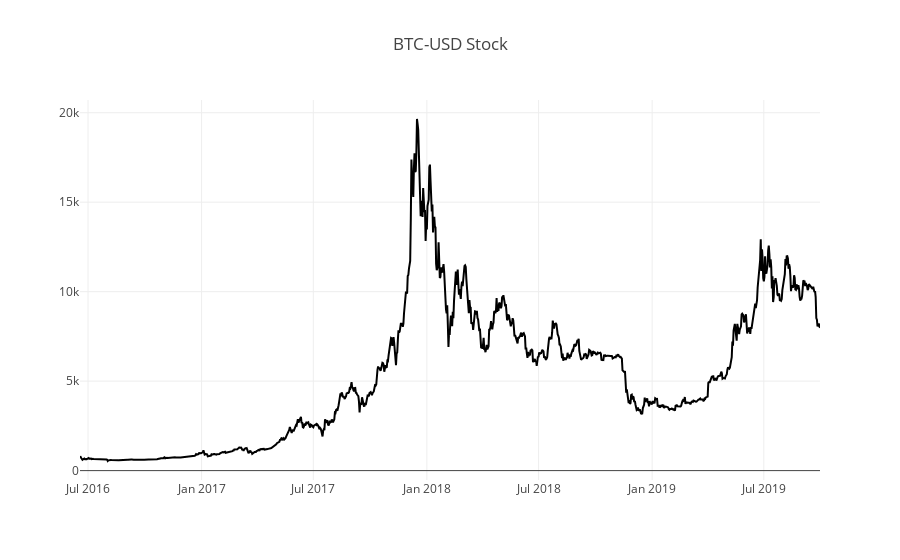

Write notebook code for a chart like this one.
### Markdown cell above
### Stock Example
Let's see what a single stock looks like from the closing prices. For this example and future display examples in this project, we'll use Apple's stock (AAPL). If we tried to graph all the stocks, it would be too much information.

### Code cell
project_helper.plot_stock(close[apple_ticker], '{} Stock'.format(apple_ticker))

### Figure 1 — Plotly figure (JSON) as saved in the notebook; plotly's stock layout.template omitted (floating-point values rounded to 4 significant figures; data arrays with more than 128 entries replaced by an {"elided": "..."} marker saying what was removed)
{"data": [{"line": {"color": "black"}, "name": "Index", "type": "scatter", "x": {"elided": "1200 str values"}, "y": {"elided": "1200 float values"}}], "layout": {"title": "BTC-USD Stock"}}
